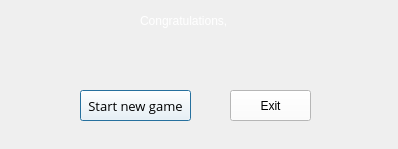
<?xml version="1.0" encoding="UTF-8"?>
<ui version="4.0">
 <class>WinnerDialog</class>
 <widget class="QDialog" name="WinnerDialog">
  <property name="geometry">
   <rect>
    <x>0</x>
    <y>0</y>
    <width>398</width>
    <height>149</height>
   </rect>
  </property>
  <property name="windowTitle">
   <string>Dialog</string>
  </property>
  <property name="styleSheet">
   <string notr="true"/>
  </property>
  <widget class="QLabel" name="label">
   <property name="geometry">
    <rect>
     <x>140</x>
     <y>10</y>
     <width>141</width>
     <height>21</height>
    </rect>
   </property>
   <property name="autoFillBackground">
    <bool>false</bool>
   </property>
   <property name="styleSheet">
    <string notr="true">font: bold 12pt &quot;Open Sans&quot;; color: rgb(255, 255, 255)</string>
   </property>
   <property name="text">
    <string>Congratulations,</string>
   </property>
   <property name="textFormat">
    <enum>Qt::PlainText</enum>
   </property>
   <property name="scaledContents">
    <bool>false</bool>
   </property>
  </widget>
  <widget class="QPushButton" name="newgameButton">
   <property name="geometry">
    <rect>
     <x>80</x>
     <y>90</y>
     <width>111</width>
     <height>31</height>
    </rect>
   </property>
   <property name="font">
    <font>
     <family>Open Sans</family>
     <pointsize>10</pointsize>
     <weight>50</weight>
     <italic>false</italic>
     <bold>false</bold>
    </font>
   </property>
   <property name="styleSheet">
    <string notr="true">background: rgb(255, 255, 255); font: 10pt &quot;Open Sans&quot;;</string>
   </property>
   <property name="text">
    <string>Start new game</string>
   </property>
  </widget>
  <widget class="QPushButton" name="exitButton">
   <property name="geometry">
    <rect>
     <x>230</x>
     <y>90</y>
     <width>81</width>
     <height>31</height>
    </rect>
   </property>
   <property name="styleSheet">
    <string notr="true">background: rgb(255, 255, 255); font: 10pt &quot;Open Sans&quot;;</string>
   </property>
   <property name="text">
    <string>Exit</string>
   </property>
  </widget>
  <widget class="QLabel" name="winnerLabel">
   <property name="geometry">
    <rect>
     <x>60</x>
     <y>40</y>
     <width>271</width>
     <height>31</height>
    </rect>
   </property>
   <property name="styleSheet">
    <string notr="true">color: rgb(252, 233, 79); font: 81 bold 14pt &quot;Open Sans&quot;;</string>
   </property>
   <property name="frameShape">
    <enum>QFrame::NoFrame</enum>
   </property>
   <property name="frameShadow">
    <enum>QFrame::Plain</enum>
   </property>
   <property name="text">
    <string/>
   </property>
   <property name="textFormat">
    <enum>Qt::AutoText</enum>
   </property>
   <property name="scaledContents">
    <bool>false</bool>
   </property>
   <property name="alignment">
    <set>Qt::AlignCenter</set>
   </property>
  </widget>
 </widget>
 <resources/>
 <connections/>
</ui>
